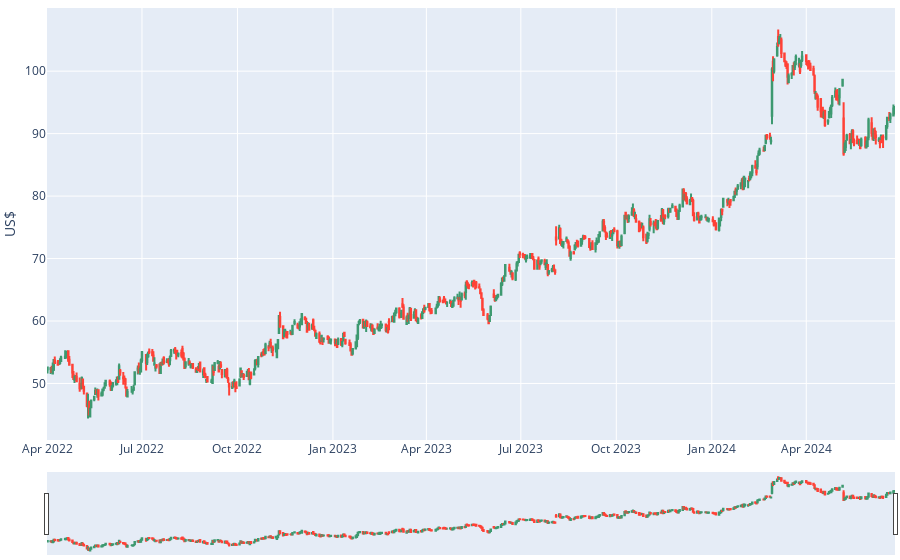

This figure's notebook cell:
### Code cell
fig = go.Figure()
ticker = 'BWXT'
candle = go.Candlestick(x=data[ticker].index, high=data[ticker].High, low=data[ticker].Low, open=data[ticker].Open, close=data[ticker].Close)
fig.add_trace(candle)
fig.update_layout(
    margin=dict(l=0, r=5, t=5, b=5),
    yaxis_title = "US$"
)
fig.update_xaxes(rangeslider_visible=True)
fig.show()

### Figure 1 — Plotly figure (JSON) as saved in the notebook; plotly's stock layout.template omitted (floating-point values rounded to 4 significant figures; data arrays with more than 128 entries replaced by an {"elided": "..."} marker saying what was removed)
{"data": [{"close": {"elided": "560 float values"}, "high": {"elided": "560 float values"}, "low": {"elided": "560 float values"}, "open": {"elided": "560 float values"}, "type": "candlestick", "x": {"elided": "560 str values"}}], "layout": {"autosize": true, "margin": {"b": 5, "l": 0, "r": 5, "t": 5}, "xaxis": {"autorange": true, "range": ["2022-03-31 12:00", "2024-06-25 12:00"], "rangeslider": {"autorange": true, "range": ["2022-03-31 12:00", "2024-06-25 12:00"], "visible": true, "yaxis": {"_template": null, "rangemode": "match"}}, "type": "date"}, "yaxis": {"autorange": true, "range": [40.95, 110.1], "title": {"text": "US$"}}}}
